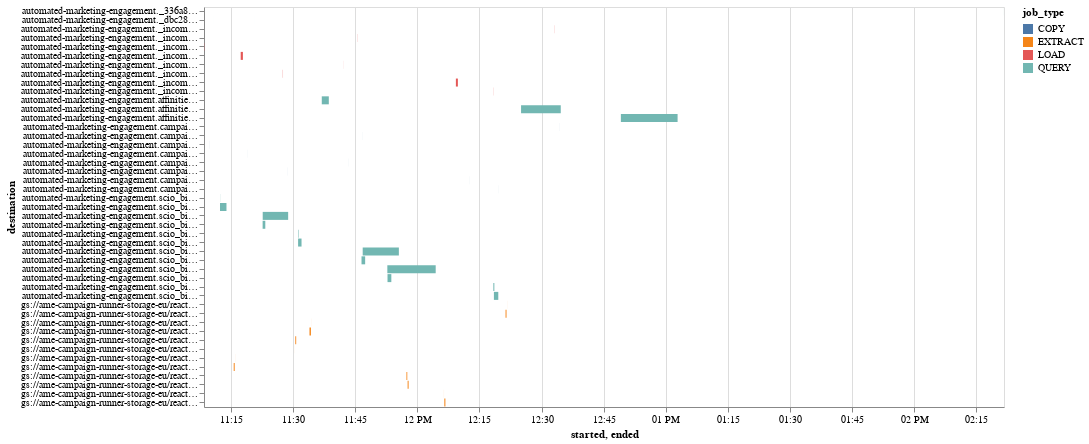

Write notebook code for a chart like this one.
### Code cell
Plotter.plot_timeline(df=jobs.job_timelines, x="started", x2="ended", y="destination", color="job_type").interactive()

### Figure 1 — Vega-Lite specification as saved in the notebook (floating-point values rounded to 4 significant figures)
{"config": {"view": {"continuousWidth": 400, "continuousHeight": 300}}, "data": {"name": "data-e07af49ef90825f3e51eb0ff5ef2c99f"}, "mark": "bar", "encoding": {"color": {"type": "nominal", "field": "job_type"}, "tooltip": [{"type": "nominal", "field": "job_id"}, {"type": "nominal", "field": "job_type"}, {"type": "temporal", "field": "created"}, {"type": "temporal", "field": "started"}, {"type": "temporal", "field": "ended"}, {"type": "nominal", "field": "destination"}, {"type": "quantitative", "field": "duration"}], "x": {"type": "temporal", "field": "started"}, "x2": {"field": "ended"}, "y": {"type": "nominal", "field": "destination"}}, "height": 400, "selection": {"selector006": {"type": "interval", "bind": "scales", "encodings": ["x", "y"]}}, "width": 800, "$schema": "https://vega.github.io/schema/vega-lite/v4.8.1.json", "datasets": {"data-e07af49ef90825f3e51eb0ff5ef2c99f": [{"job_id": "bquxjob_40923cc0_1724c357d38", "job_type": "QUERY", "created": "2020-05-25T14:21:41.847000", "started": "2020-05-25T14:21:42.046000", "ended": "2020-05-25T14:21:42.508000", "destination": "automated-marketing-engagement._336a89232da3268a622ca77b0b8e2baed9011781.anon0bcde61bdea59502b2ae1f3a4675e9327de61ac6", "duration": 0.462}, {"job_id": "BigQueryYamlQueryTask_automated_marketing_engagement_affinities_broad_audience_track_affinity_six_months_YYYYMMDD_2020_05_24T00_6efc73c63e-styx-run-b479d4c9-1c72-4353-8feb-e7b9240aca76", "job_type": "QUERY", "created": "2020-05-25T12:49:09.003000", "started": "2020-05-25T12:49:09.286000", "ended": "2020-05-25T13:02:51.342000", "destination": "automated-marketing-engagement.affinities.broad_audience_track_affinity_six_months_20200524", "duration": 822.1}, {"job_id": "job_fLHfzw8LvC-tgMPqB7oq8ys16IUo", "job_type": "COPY", "created": "2020-05-25T12:34:19.959000", "started": "2020-05-25T12:34:20.045000", "ended": "2020-05-25T12:34:20.537000", "destination": "automated-marketing-engagement.campaigns_user_selection.reactivation_artist_discography_1_20200525", "duration": 0.492}, {"job_id": "beam_load_campaignrunnerreactivationartistdiscography1202005251590408986_dd9bb17b083b43028c7fdc3b81d24d92_e93d8aaa09f28763ae04600f1affa45b_00001_00000-0", "job_type": "LOAD", "created": "2020-05-25T12:33:07.267000", "started": "2020-05-25T12:33:07.521000", "ended": "2020-05-25T12:33:09.472000", "destination": "automated-marketing-engagement._incoming_EU._reactivation_artist_discography_1_20200525_9085837989", "duration": 1.951}, {"job_id": "BigQueryYamlQueryTask_automated_marketing_engagement_affinities_broad_audience_track_affinity_28_days_YYYYMMDD_2020_05_24T00_980abe7a82-styx-run-0b88cd8d-3650-4dbb-93ec-05f731c6a5b2", "job_type": "QUERY", "created": "2020-05-25T12:25:02.349000", "started": "2020-05-25T12:25:02.525000", "ended": "2020-05-25T12:34:37.897000", "destination": "automated-marketing-engagement.affinities.broad_audience_track_affinity_28_days_20200524", "duration": 575.4}, {"job_id": "beam_job_32a752cffeeb4dc0957aaaeb367b32b1_campaignrunnerreactivationartistdiscography1202005251590408986-extract", "job_type": "EXTRACT", "created": "2020-05-25T12:21:41.920000", "started": "2020-05-25T12:21:42.275000", "ended": "2020-05-25T12:21:42.832000", "destination": "gs://ame-campaign-runner-storage-eu/reactivation/push/ArtistDiscography1Campaign/dataflow-temp/BigQueryExtractTemp/32a752cffeeb4dc0957aaaeb367b32b1//*.avro", "duration": 0.557}, {"job_id": "beam_job_be4e4de6d09d469bbee11447b5763a50_campaignrunnerreactivationartistdiscography1202005251590408986-extract", "job_type": "EXTRACT", "created": "2020-05-25T12:21:17.792000", "started": "2020-05-25T12:21:17.900000", "ended": "2020-05-25T12:21:31.610000", "destination": "gs://ame-campaign-runner-storage-eu/reactivation/push/ArtistDiscography1Campaign/dataflow-temp/BigQueryExtractTemp/be4e4de6d09d469bbee11447b5763a50//*.avro", "duration": 13.71}, {"job_id": "job_SLQzIasg_s3-BQuTyRMQGP3jmRe2", "job_type": "COPY", "created": "2020-05-25T12:19:32.167000", "started": "2020-05-25T12:19:32.259000", "ended": "2020-05-25T12:19:32.721000", "destination": "automated-marketing-engagement.campaigns_user_selection.reactivation_song_radio_1_20200525", "duration": 0.462}, {"job_id": "beam_load_campaignrunnerreactivationsongradio1202005251590407452_7be6a615d5cd46979975bedb5e170bc2_65f8a285d2891334e0db6cbc19da4a0a_00001_00000-0", "job_type": "LOAD", "created": "2020-05-25T12:18:22.775000", "started": "2020-05-25T12:18:23.075000", "ended": "2020-05-25T12:18:24.894000", "destination": "automated-marketing-engagement._incoming_EU._reactivation_song_radio_1_20200525_316694487", "duration": 1.819}, {"job_id": "automated-marketing-engagement-84e7c21a-5a13-4ede-b73a-8acbb6be412a", "job_type": "QUERY", "created": "2020-05-25T12:16:50.955000", "started": "2020-05-25T12:18:28.849000", "ended": "2020-05-25T12:19:32.496000", "destination": "automated-marketing-engagement.scio_bigquery_staging_eu.scio_query_20200525121650_1349621557", "duration": 63.65}, {"job_id": "automated-marketing-engagement-2f99f40f-1793-4e86-8396-6a5514ec0f80", "job_type": "QUERY", "created": "2020-05-25T12:16:47.774000", "started": "2020-05-25T12:18:20.913000", "ended": "2020-05-25T12:18:35.234000", "destination": "automated-marketing-engagement.scio_bigquery_staging_eu.scio_query_20200525121646_875546220", "duration": 14.32}, {"job_id": "54acf724-5433-4f54-ac58-e7d3bf162996", "job_type": "QUERY", "created": "2020-05-25T12:16:27.739000", "started": "2020-05-25T12:16:27.876000", "ended": "2020-05-25T12:16:27.896000", "destination": "automated-marketing-engagement._dbc28603e1f5ef1ef442c8ca3a1ab147a2a5753a.anond4ef37758daaf78530030912b27cc85a1d828986", "duration": 0.02}, {"job_id": "job_60nnc752qwCuAhNJoS7sxz2Cs3eg", "job_type": "COPY", "created": "2020-05-25T12:12:32.335000", "started": "2020-05-25T12:12:32.416000", "ended": "2020-05-25T12:12:32.848000", "destination": "automated-marketing-engagement.campaigns_user_selection.reactivation_popular_local_artist_20200525", "duration": 0.432}, {"job_id": "beam_load_campaignrunnerreactivationpopularlocalartist202005251590407073_44068ac8904d4a028fe50ba4719fc5ef_11f0486e18095862124256b43b7a6c8b_00001_00000-0", "job_type": "LOAD", "created": "2020-05-25T12:09:17.455000", "started": "2020-05-25T12:09:17.761000", "ended": "2020-05-25T12:09:46.604000", "destination": "automated-marketing-engagement._incoming_EU._reactivation_popular_local_artist_20200525_6004016883", "duration": 28.84}, {"job_id": "beam_job_60e680251a3b4b5aab205731cd2795c1_campaignrunnerreactivationsongradio1202005251590407452-extract", "job_type": "EXTRACT", "created": "2020-05-25T12:06:30.397000", "started": "2020-05-25T12:06:30.499000", "ended": "2020-05-25T12:06:45.547000", "destination": "gs://ame-campaign-runner-storage-eu/reactivation/push/SongRadio1Campaign/dataflow-temp/BigQueryExtractTemp/60e680251a3b4b5aab205731cd2795c1//*.avro", "duration": 15.05}, {"job_id": "beam_job_1f102ec98b364d868bdb792187bfb0a1_campaignrunnerreactivationsongradio1202005251590407452-extract", "job_type": "EXTRACT", "created": "2020-05-25T12:06:24.858000", "started": "2020-05-25T12:06:24.981000", "ended": "2020-05-25T12:06:25.667000", "destination": "gs://ame-campaign-runner-storage-eu/reactivation/push/SongRadio1Campaign/dataflow-temp/BigQueryExtractTemp/1f102ec98b364d868bdb792187bfb0a1//*.avro", "duration": 0.686}, {"job_id": "beam_job_c474442e789745d9b8294eab5a248df8_campaignrunnerreactivationpopularlocalartist202005251590407073-extract", "job_type": "EXTRACT", "created": "2020-05-25T11:57:38.230000", "started": "2020-05-25T11:57:38.362000", "ended": "2020-05-25T11:57:52.443000", "destination": "gs://ame-campaign-runner-storage-eu/reactivation/push/PopularLocalArtistCampaign/dataflow-temp/BigQueryExtractTemp/c474442e789745d9b8294eab5a248df8//*.avro", "duration": 14.08}, {"job_id": "beam_job_98464799e7d14000a1813bed21241d81_campaignrunnerreactivationpopularlocalartist202005251590407073-extract", "job_type": "EXTRACT", "created": "2020-05-25T11:57:21.250000", "started": "2020-05-25T11:57:21.436000", "ended": "2020-05-25T11:57:33.124000", "destination": "gs://ame-campaign-runner-storage-eu/reactivation/push/PopularLocalArtistCampaign/dataflow-temp/BigQueryExtractTemp/98464799e7d14000a1813bed21241d81//*.avro", "duration": 11.69}, {"job_id": "automated-marketing-engagement-0a046f9a-03f9-44d2-90ce-b2fc1c4a2ed1", "job_type": "QUERY", "created": "2020-05-25T11:51:15.492000", "started": "2020-05-25T11:52:46.755000", "ended": "2020-05-25T11:53:42.145000", "destination": "automated-marketing-engagement.scio_bigquery_staging_eu.scio_query_20200525115114_1872909801", "duration": 55.39}, {"job_id": "automated-marketing-engagement-422f83d2-f540-49e9-ba40-facff3d554b7", "job_type": "QUERY", "created": "2020-05-25T11:51:12.319000", "started": "2020-05-25T11:52:44.315000", "ended": "2020-05-25T12:04:25.190000", "destination": "automated-marketing-engagement.scio_bigquery_staging_eu.scio_query_20200525115111_1177941758", "duration": 700.9}, {"job_id": "36dffc47-1e76-4291-8e55-efba0061097e", "job_type": "QUERY", "created": "2020-05-25T11:50:53.834000", "started": "2020-05-25T11:50:54.178000", "ended": "2020-05-25T11:50:54.199000", "destination": "automated-marketing-engagement._dbc28603e1f5ef1ef442c8ca3a1ab147a2a5753a.anond4ef37758daaf78530030912b27cc85a1d828986", "duration": 0.021}, {"job_id": "job_pCTtHhfg9ESoIQE5sW8eZ4sl_jj_", "job_type": "COPY", "created": "2020-05-25T11:46:44.962000", "started": "2020-05-25T11:46:45.050000", "ended": "2020-05-25T11:46:45.531000", "destination": "automated-marketing-engagement.campaigns_user_selection.reactivation_artist_recommendation_1_20200525", "duration": 0.481}, {"job_id": "beam_load_campaignrunnerreactivationartistrecommendation1202005251590406156_3aef794ac84941f384331939ed8e5adb_3ed95dbfa35ba6c6777a884368555ce4_00001_00000-0", "job_type": "LOAD", "created": "2020-05-25T11:45:35.703000", "started": "2020-05-25T11:45:35.876000", "ended": "2020-05-25T11:45:37.812000", "destination": "automated-marketing-engagement._incoming_EU._reactivation_artist_recommendation_1_20200525_1232937612", "duration": 1.936}, {"job_id": "automated-marketing-engagement-ba64b43f-8ca9-4963-80fa-7a0dd56d53fc", "job_type": "QUERY", "created": "2020-05-25T11:45:02.749000", "started": "2020-05-25T11:46:30.054000", "ended": "2020-05-25T11:47:22.718000", "destination": "automated-marketing-engagement.scio_bigquery_staging_eu.scio_query_20200525114501_876715050", "duration": 52.66}, {"job_id": "automated-marketing-engagement-6b570459-6335-491e-b5fe-b5c4d8c338a9", "job_type": "QUERY", "created": "2020-05-25T11:44:59.057000", "started": "2020-05-25T11:46:47.133000", "ended": "2020-05-25T11:55:31.291000", "destination": "automated-marketing-engagement.scio_bigquery_staging_eu.scio_query_20200525114457_806496810", "duration": 524.2}, {"job_id": "1b885025-b354-4f0a-af24-bb2c99039c39", "job_type": "QUERY", "created": "2020-05-25T11:44:34.641000", "started": "2020-05-25T11:44:34.786000", "ended": "2020-05-25T11:44:34.817000", "destination": "automated-marketing-engagement._dbc28603e1f5ef1ef442c8ca3a1ab147a2a5753a.anond4ef37758daaf78530030912b27cc85a1d828986", "duration": 0.031}, {"job_id": "job_objaAVLGj5j8z3XGW0SvsNpGRLKg", "job_type": "COPY", "created": "2020-05-25T11:43:15.745000", "started": "2020-05-25T11:43:15.836000", "ended": "2020-05-25T11:43:16.292000", "destination": "automated-marketing-engagement.campaigns_user_selection.reactivation_new_release_1_20200525", "duration": 0.456}, {"job_id": "beam_load_campaignrunnerreactivationnewrelease1202005251590405636_4ebc3f7a89a940d4bbd179cc7987240d_a84c05b130c492d3c9be1ceca92e4786_00001_00000-0", "job_type": "LOAD", "created": "2020-05-25T11:42:08.476000", "started": "2020-05-25T11:42:08.617000", "ended": "2020-05-25T11:42:09.553000", "destination": "automated-marketing-engagement._incoming_EU._reactivation_new_release_1_20200525_7787902285", "duration": 0.936}, {"job_id": "BigQueryYamlQueryTask_automated_marketing_engagement_affinities_broad_audience_artist_affinity_six_months_YYYYMMDD_2020_05_24T00_b8b900aa94-styx-run-5509baa5-b180-4737-85e8-5e2c03d8b79b", "job_type": "QUERY", "created": "2020-05-25T11:36:53.650000", "started": "2020-05-25T11:36:53.879000", "ended": "2020-05-25T11:38:35.908000", "destination": "automated-marketing-engagement.affinities.broad_audience_artist_affinity_six_months_20200524", "duration": 102.0}, {"job_id": "beam_job_46b4d584d3de47c390dbc612942428f9_campaignrunnerreactivationartistrecommendation1202005251590406156-extract", "job_type": "EXTRACT", "created": "2020-05-25T11:34:24.424000", "started": "2020-05-25T11:34:24.520000", "ended": "2020-05-25T11:34:25.104000", "destination": "gs://ame-campaign-runner-storage-eu/reactivation/push/ArtistRecommendation1Campaign/dataflow-temp/BigQueryExtractTemp/46b4d584d3de47c390dbc612942428f9//*.avro", "duration": 0.584}, {"job_id": "beam_job_4b5e9f18726b403eb211d8cab072719f_campaignrunnerreactivationartistrecommendation1202005251590406156-extract", "job_type": "EXTRACT", "created": "2020-05-25T11:33:56.061000", "started": "2020-05-25T11:33:56.138000", "ended": "2020-05-25T11:34:16.522000", "destination": "gs://ame-campaign-runner-storage-eu/reactivation/push/ArtistRecommendation1Campaign/dataflow-temp/BigQueryExtractTemp/4b5e9f18726b403eb211d8cab072719f//*.avro", "duration": 20.38}, {"job_id": "beam_job_6f2d519465944454800772dbcabc1295_campaignrunnerreactivationnewrelease1202005251590405636-extract", "job_type": "EXTRACT", "created": "2020-05-25T11:30:30.254000", "started": "2020-05-25T11:30:30.373000", "ended": "2020-05-25T11:30:42.952000", "destination": "gs://ame-campaign-runner-storage-eu/reactivation/push/NewRelease1Campaign/dataflow-temp/BigQueryExtractTemp/6f2d519465944454800772dbcabc1295//*.avro", "duration": 12.58}, {"job_id": "beam_job_820b764e04524a3a8dba6d2ad8e8e669_campaignrunnerreactivationnewrelease1202005251590405636-extract", "job_type": "EXTRACT", "created": "2020-05-25T11:30:17.252000", "started": "2020-05-25T11:30:17.319000", "ended": "2020-05-25T11:30:17.783000", "destination": "gs://ame-campaign-runner-storage-eu/reactivation/push/NewRelease1Campaign/dataflow-temp/BigQueryExtractTemp/820b764e04524a3a8dba6d2ad8e8e669//*.avro", "duration": 0.464}, {"job_id": "automated-marketing-engagement-01278360-4c38-45d1-9c70-75081e6cc0fa", "job_type": "QUERY", "created": "2020-05-25T11:29:41.933000", "started": "2020-05-25T11:31:10.751000", "ended": "2020-05-25T11:32:00.545000", "destination": "automated-marketing-engagement.scio_bigquery_staging_eu.scio_query_20200525112941_1779540554", "duration": 49.79}, {"job_id": "automated-marketing-engagement-aa8b492c-323d-4121-a7ee-513b27837dbe", "job_type": "QUERY", "created": "2020-05-25T11:29:38.522000", "started": "2020-05-25T11:31:12.956000", "ended": "2020-05-25T11:31:19.999000", "destination": "automated-marketing-engagement.scio_bigquery_staging_eu.scio_query_20200525112937_763860956", "duration": 7.043}, {"job_id": "7b862feb-59c8-45dc-87da-5a982958782a", "job_type": "QUERY", "created": "2020-05-25T11:29:17.869000", "started": "2020-05-25T11:29:18.006000", "ended": "2020-05-25T11:29:18.028000", "destination": "automated-marketing-engagement._dbc28603e1f5ef1ef442c8ca3a1ab147a2a5753a.anond4ef37758daaf78530030912b27cc85a1d828986", "duration": 0.022}, {"job_id": "job_oKGhjB5crKnU_-uqXWj1EDXVEg-C", "job_type": "COPY", "created": "2020-05-25T11:28:41.463000", "started": "2020-05-25T11:28:41.557000", "ended": "2020-05-25T11:28:42.111000", "destination": "automated-marketing-engagement.campaigns_user_selection.reactivation_playlistforanymood_2_20200525", "duration": 0.554}, {"job_id": "beam_load_campaignrunnerreactivationplaylistforanymood2202005251590405037_3ca220df16ef46ea9f1653483c8a3936_f5e75a827ee1e906e4d42287c5b273b0_00001_00000-0", "job_type": "LOAD", "created": "2020-05-25T11:27:28.912000", "started": "2020-05-25T11:27:29.112000", "ended": "2020-05-25T11:27:32.095000", "destination": "automated-marketing-engagement._incoming_EU._reactivation_playlistforanymood_2_20200525_8844209175", "duration": 2.983}, {"job_id": "automated-marketing-engagement-0f23f553-3776-418f-b0dd-649588a088ff", "job_type": "QUERY", "created": "2020-05-25T11:21:05.725000", "started": "2020-05-25T11:22:36.545000", "ended": "2020-05-25T11:23:15.410000", "destination": "automated-marketing-engagement.scio_bigquery_staging_eu.scio_query_20200525112105_222371563", "duration": 38.87}, {"job_id": "automated-marketing-engagement-aed63346-5fb8-4ad9-8830-79b159a352cc", "job_type": "QUERY", "created": "2020-05-25T11:21:02.481000", "started": "2020-05-25T11:22:37.778000", "ended": "2020-05-25T11:28:46.673000", "destination": "automated-marketing-engagement.scio_bigquery_staging_eu.scio_query_20200525112100_1944055968", "duration": 368.9}, {"job_id": "a1a9cfad-85cd-4ab9-a6ca-3c96b571caf8", "job_type": "QUERY", "created": "2020-05-25T11:20:37.214000", "started": "2020-05-25T11:20:37.409000", "ended": "2020-05-25T11:20:37.446000", "destination": "automated-marketing-engagement._dbc28603e1f5ef1ef442c8ca3a1ab147a2a5753a.anond4ef37758daaf78530030912b27cc85a1d828986", "duration": 0.037}, {"job_id": "job_YDwtSSQw202VtZlNQDn8Yp9Qqgfz", "job_type": "COPY", "created": "2020-05-25T11:18:59.933000", "started": "2020-05-25T11:19:00.094000", "ended": "2020-05-25T11:19:00.540000", "destination": "automated-marketing-engagement.campaigns_user_selection.reactivation_listentodailymix_1_20200525", "duration": 0.446}, {"job_id": "beam_load_campaignrunnerreactivationlistentodailymix1202005251590404370_7ccd0ef758eb4e12b94a026309d667db_52584591e8089db87c63c4f270b98b36_00001_00000-0", "job_type": "LOAD", "created": "2020-05-25T11:17:18.692000", "started": "2020-05-25T11:17:18.833000", "ended": "2020-05-25T11:17:50.693000", "destination": "automated-marketing-engagement._incoming_EU._reactivation_listentodailymix_1_20200525_770434544", "duration": 31.86}, {"job_id": "beam_job_90bfafc57664424cbf3758dc1184056d_campaignrunnerreactivationplaylistforanymood2202005251590405037-extract", "job_type": "EXTRACT", "created": "2020-05-25T11:15:59.656000", "started": "2020-05-25T11:15:59.770000", "ended": "2020-05-25T11:16:00.354000", "destination": "gs://ame-campaign-runner-storage-eu/reactivation/push/PlaylistForAnyMood2/dataflow-temp/BigQueryExtractTemp/90bfafc57664424cbf3758dc1184056d//*.avro", "duration": 0.584}, {"job_id": "beam_job_bfea1a98292c4248a3c3fec16b0e0271_campaignrunnerreactivationplaylistforanymood2202005251590405037-extract", "job_type": "EXTRACT", "created": "2020-05-25T11:15:37.262000", "started": "2020-05-25T11:15:37.630000", "ended": "2020-05-25T11:15:51.682000", "destination": "gs://ame-campaign-runner-storage-eu/reactivation/push/PlaylistForAnyMood2/dataflow-temp/BigQueryExtractTemp/bfea1a98292c4248a3c3fec16b0e0271//*.avro", "duration": 14.05}, {"job_id": "automated-marketing-engagement-e210ee12-c8ed-4454-9852-c12dd4346880", "job_type": "QUERY", "created": "2020-05-25T11:10:50.828000", "started": "2020-05-25T11:12:18.524000", "ended": "2020-05-25T11:13:52.528000", "destination": "automated-marketing-engagement.scio_bigquery_staging_eu.scio_query_20200525111050_1376421592", "duration": 94.0}, {"job_id": "automated-marketing-engagement-4340cce0-c66d-4ab1-a33e-d123f1d32372", "job_type": "QUERY", "created": "2020-05-25T11:10:47.836000", "started": "2020-05-25T11:12:28.606000", "ended": "2020-05-25T11:12:30.223000", "destination": "automated-marketing-engagement.scio_bigquery_staging_eu.scio_query_20200525111047_974304492", "duration": 1.617}, {"job_id": "f2381143-01dd-40a2-a578-ed81610d0c0e", "job_type": "QUERY", "created": "2020-05-25T11:10:38.859000", "started": "2020-05-25T11:10:38.992000", "ended": "2020-05-25T11:10:39.013000", "destination": "automated-marketing-engagement._dbc28603e1f5ef1ef442c8ca3a1ab147a2a5753a.anond4ef37758daaf78530030912b27cc85a1d828986", "duration": 0.021}, {"job_id": "job_PvWm9oEZwWgAdeFw_SGsrimx8Ilo", "job_type": "COPY", "created": "2020-05-25T11:09:40.937000", "started": "2020-05-25T11:09:41.223000", "ended": "2020-05-25T11:09:41.851000", "destination": "automated-marketing-engagement.campaigns_user_selection.reactivation_listen_again_playlist_1_20200525", "duration": 0.628}, {"job_id": "beam_load_campaignrunnerreactivationlistenagainplaylist1202005251590403905_4144d7c0e2074a5d8e24e9fc4389499c_8a98245498cb084c11477c888d4bce24_00001_00000-0", "job_type": "LOAD", "created": "2020-05-25T11:08:26.690000", "started": "2020-05-25T11:08:26.855000", "ended": "2020-05-25T11:08:29.411000", "destination": "automated-marketing-engagement._incoming_EU._reactivation_listen_again_playlist_1_20200525_7619165094", "duration": 2.556}]}}
